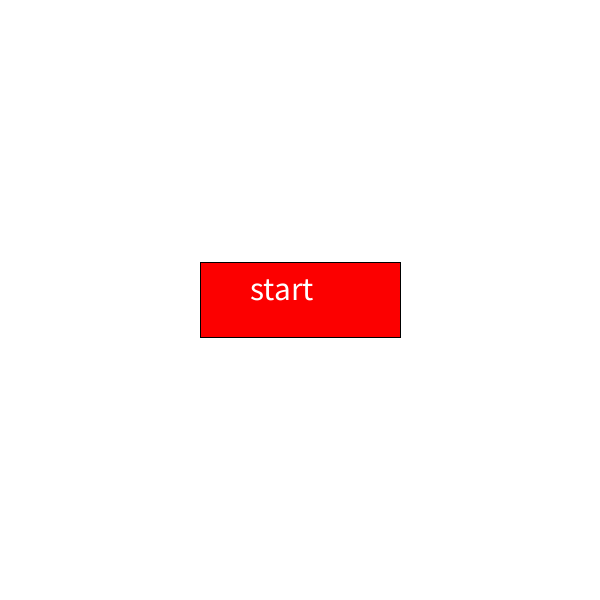
Frame 1 (no input)
Frame 60 (the mouse pressed at the canvas centre just before this capture): identical to frame 1, image omitted
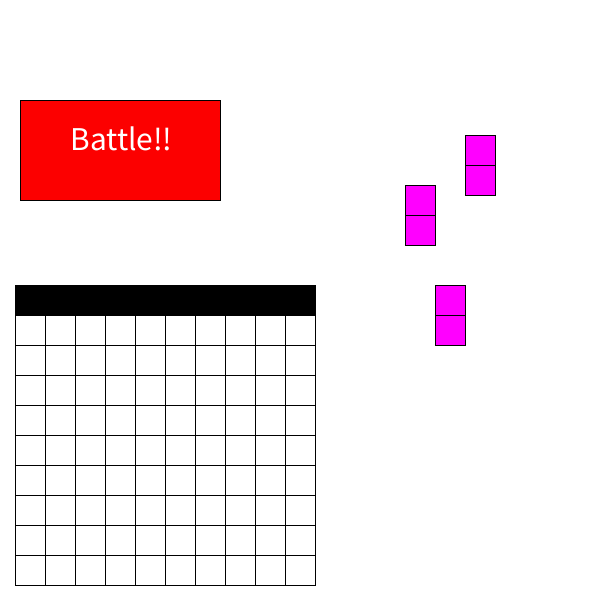
Frame 120 (the mouse held since frame 60 and released just before this capture)

The Processing sketch that drew these frames (run headless with seeded random() and noise(); from frame 60 on, the mouse is pressed at the canvas centre):

// Processing sketch: battle_ship_with_objects
// ── battle_ship_with_objects.pde
// Muhammad Ahmed
// November 14 2017
// Compsci 30 fall 2017
// 2d array
// extra for exp = objects : ) dont know how i lived without them.


int[][] theBoard, theEnemyBoard, theFinalBoard, theFinalEnemyBoard;

int rows, cols, state, lengthOfBoard, squareHeight, squareWidth, xChoice, yChoice, xAiChoice, yAiChoice;

boolean letTheGameBegin, playerTurn, playerWin, aiWin;

Ship ship1, ship2, ship3;

EnemyShip e1, e2, e3;

Button startButton, readyButton;

void setup() {
  size(600, 600);
  aiWin = true;
  playerWin = true;
  state = 0; // default being the start screen
  
  lengthOfBoard = 20;
  
  rows = lengthOfBoard;
  cols = lengthOfBoard;
 
  playerTurn = true;
  
  newObjects();// starting all my objects
  
  startBoardValues(); // these are setting up the board and values that go with it.
  
  assagineValues();
  

  
  


  
}

void draw() {
  background(255);

  if (state == 0) { // This is the start Menu code. 
    startButton.displayButton(width/2, height/2, 200, 75);
    startButton. isTheButtonBeingClicked(1);
    startButton.theText("start");
  }

  if (state == 1) { // ) where the ships are setup;
    displayBoard();

    readyButtonHandler(); // putting all my object code into functions. 
    theBoard = new int [cols*2][rows*2]; // refreshes the board every frame during prep per. 
    shipHandler();

    displayFinalShips(); // showing real time where all the ships are
  }

  if (state == 2) { // the main game code. including AI
    drawChangingBoard();  
    displayEnemyBoard();
    
    if(e1.amIGone() && e2.amIGone() && e3.amIGone()) {
      state = 3;
    }
    if(ship1.isHopeLost() && ship2.isHopeLost() && ship3.isHopeLost()) {
      state = 4;
    }
  }
  if(state == 3) {
    displayEnemyBoard();
    playerWonItScreen();
  
  }
  if(state == 4) {
    drawChangingBoard();
    theAiHasWonIt();
  }

}


////// starting all the values functions

void assagineValues() {
  ship1.assigneValues(width - width/4, height/2);
  ship2.assigneValues(width - width/4 + width/20, height/4);
  ship3.assigneValues(width - width/4 -  width/20, height /3);

  e1.assigment(int(random(2,10)),int(random(2,7)));
  e1.displayEnemyShip();
  
  e2.assigment(int(random(2,10)),int(random(2,7)));
  e2.displayEnemyShip();
  
  e3.assigment(int(random(2,10)),int(random(2,7)));
  e3.displayEnemyShip();
}


void newObjects() {
  ship1 = new Ship();
  ship2 = new Ship();
  ship3 = new Ship();

  startButton = new Button();
  readyButton = new Button();
  
  e1 =  new EnemyShip();
  e2 =  new EnemyShip();
  e3 =  new EnemyShip();
}
void readyButtonHandler() {
  readyButton.displayButton(0 + width/5, 0 + height/4, 200, 100);
  readyButton.isTheButtonBeingClicked(2);
  readyButton.theText("Battle!!");
}


void shipHandler() {
  ship1.displayShip();
  ship2.displayShip();
  ship3.displayShip();



  ship1.checkToSeeIfClicked();
  ship1.move();
  ship1.snap();

  ship2.checkToSeeIfClicked();
  ship2.move();
  ship2.snap();

  ship3.checkToSeeIfClicked();
  ship3.move();
  ship3.snap();
}


void startBoardValues() {
  theBoard = new int [cols*2][rows*2];
  theEnemyBoard = new int [cols*2] [rows*2];
  theFinalBoard = new int [cols*2][rows*2];
  squareWidth = width/lengthOfBoard;
  squareHeight =height/lengthOfBoard;
}


///////// all Code that concerns board drawing

void displayBoard() {
  for (int x = 1; x < cols+1-10; x++) {
    for (int y = rows/2; y < rows; y++) {
      
      if (y == lengthOfBoard/2) {
        fill(0);
      } else {
        fill(255);
      }
      rect(x*squareWidth, y*squareHeight, squareWidth, squareHeight);
    }
  }
}
void displayFinalShips() {
  for (int x = 1; x < cols; x++) {
    for (int y = 1; y < rows; y++) {
      if (theBoard[x][y] == 1) {
        fill(0);
        rect(x*squareWidth, y*squareHeight, squareWidth, squareHeight);
      }
    }
  }
}


///// playerHandler 

void drawChangingBoard() {
  for (int x = 1; x < cols+1-10; x++) {
    for (int y = rows/2; y < rows; y++) {
      if (y == lengthOfBoard/2) {
        fill(0);
      } else {
        fill(255);
      }
      if (theFinalBoard[x][y] == 1) {
        fill(0);
      }
      if (theFinalBoard[x][y] == 2) { // defines the ship being hit
        fill(255, 0, 0);
      }
      if (theFinalBoard[x][y] == 3) { // hitting an empty square
        fill(0, 0, 255);
      }

      rect(x*squareWidth, y*squareHeight, squareWidth, squareHeight);
    }
  }
}


void playerShots() {
  xChoice = int(mouseX/squareHeight);
  yChoice = int(mouseY /squareHeight) + 1;

  if (playerTurn && mousePressed) {

    if (xChoice < 11 && yChoice < rows/2) {
      if (theEnemyBoard[xChoice][yChoice] == 0) {
        theEnemyBoard[xChoice][yChoice] = 2; // if you are hitting the enemy ship
      
    } else if (theEnemyBoard[xChoice][yChoice] == 1) {
        theEnemyBoard[xChoice][yChoice] = 3;
      
    } else if (theEnemyBoard[xChoice][yChoice] == 2) {
        playerTurn = true;
      }
      playerTurn = false;
    }

    xChoice = int(mouseX - squareHeight/2);
    xChoice = int(mouseY - squareHeight/2);
    
    xChoice = int(xChoice/squareHeight) + 2;
    yChoice = int(yChoice /squareHeight);
  
  if (xChoice < 11 && yChoice < rows/2) {
        for (int x = 1; x < cols+1-10; x++) {
          for (int y = rows/2; y < rows; y++) {
            if(theEnemyBoard[xChoice][yChoice] == 0) {
              theEnemyBoard[xChoice][yChoice] = 2; // if you are hitting the enemy ship
            }
            else if(theEnemyBoard[xChoice][yChoice] == 1) {
              theEnemyBoard[xChoice][yChoice] = 2;
            }
            else if(theEnemyBoard[xChoice][yChoice] == 2) {
              playerTurn = true;
            }
            playerTurn = false;
      }
        }
      } 
  }
}


/// ai stuff 
void theAI() {
  if (playerTurn == false) {
    xAiChoice = int(random(1, 11));
    yAiChoice = int(random(11, 20));
    for (int x = 1; x < cols+1-10; x++) {
      for (int y = rows/2; y < rows; y++) {
        if (theFinalBoard[xAiChoice][yAiChoice] == 1) {
          theFinalBoard[xAiChoice][yAiChoice] = 2; // this is for hitting
        
      } else if (theFinalBoard[xAiChoice][yAiChoice] == 0) {
          theFinalBoard[xAiChoice][yAiChoice] = 3; // this is if it hits an empty scare
        
      } else if (theFinalBoard[xAiChoice][yAiChoice] == 2 || theFinalBoard[xAiChoice][yAiChoice] == 3) {
          playerTurn = false;
        
      }
        playerTurn = true;
      }
    }
  }
}

void displayEnemyBoard() {
  for (int x = 1; x < cols+1-10; x++) {
    for (int y = 1; y < rows/2; y++) {
      if (y == lengthOfBoard/2) {
        fill(0);
      } else {
        fill(255);  // this is the base color of blue for the enemy squares
      }
      if ( theEnemyBoard[x][y] == 1) {
        //fill(0);
      
      }
      if (theEnemyBoard[x][y] == 2) {
        fill(100, 100, 243);
      }
      if (theEnemyBoard[x][y] == 3) {
        fill(102,200,89);  
      
      }
      rect(x*squareWidth, y*squareHeight, squareWidth, squareHeight);
    }
  }
}

void theAiHasWonIt() {
  fill(0);
  textSize(32);
  text("the freedom alliance", 5, height/8);
  text("has failed, doomed we are", 5, height/5); 

}
    


void playerWonItScreen(){
  fill(0);
  textSize(32);
  text("Windows lost the game", 5, height/2 + 50);
  text("saved the world you have humm", 5, height/2 + 100); 


}

void mousePressed() {
  if (state == 2) {
    if (playerTurn) {
      playerShots();
    } else if (playerTurn == false) {
      theAI();
    }
  }
}


void keyPressed() {
  if (key == 'q') {
    playerTurn = false;
  }

}
// ── button.pde
class Button {
  float buttonX,buttonY,buttonHeight,buttonWidth; 
  boolean isButtonClicked;
  
  Button() {
    isButtonClicked = false;
  }
  void displayButton(int x, int y, int w,int h) {
    rectMode(CENTER);
    buttonX = x;
    buttonY = y;
    buttonHeight = h;
    buttonWidth = w;
    if (isButtonClicked) {
      fill(255,57,57);
    }
    else {
      fill(252,0,0);
    }
    rect(buttonX,buttonY,buttonWidth,buttonHeight);  
}
  void isTheButtonBeingClicked(int objState) {
    float halftheButtonSizeX =  buttonWidth/2;
    float halftheButtonSizeY = buttonHeight/2;
    if (mouseX > buttonX - halftheButtonSizeX && mouseX < buttonX - halftheButtonSizeX+ buttonWidth && mouseY > buttonY - halftheButtonSizeY && mouseY < buttonY - halftheButtonSizeY + buttonHeight) {
      isButtonClicked = true;
      if (mousePressed) {
        doTheAction(objState);
      }
    }
    else {
      isButtonClicked = false;
    }
  
  }

  void doTheAction(int stateVarNum) {
    state = stateVarNum;
    
  }

  void theText(String blank) {
    textSize(buttonWidth/6);
    fill(255);
    text(blank,buttonX - buttonWidth/4,buttonY);
  }





}
// ── enemyShip.pde
class EnemyShip {
  int xCord, yCord, placeForSecondXcord, placeForSecondYcord;

  EnemyShip() {
    xCord = 2;
    yCord = 3;
    placeForSecondXcord = 1;
    placeForSecondYcord = 0;
  }

  void assigment(int x, int y) {
    xCord = x;
    yCord = y;
    placeForSecondXcord = x;
    placeForSecondYcord = y + 1;
  }

  void displayEnemyShip() {
    theEnemyBoard[xCord][yCord] = 1;
    theEnemyBoard[placeForSecondXcord][placeForSecondYcord] = 1;
  }
  boolean amIGone() {
    if(theEnemyBoard[xCord][yCord] != 1 && theEnemyBoard[placeForSecondXcord][placeForSecondYcord] != 1) {
      return true;
    }
    else {
      return false;
    }
  }
}
// ── friendlyship.pde
// to snap make sure, that you divid your shipx by the size of the square. then snap the x cord of the ship that the closest in the array value. 

class Ship {
  // data 
  float x, y, placeForOtherSqaureX, halfSize, placeForOtherSqaureY;
  float sizeOfSide, thevalueOfXDq, thevalueOfYSq;
  boolean shipMoving, isMovingAllowed; 
  int shipXcord, shipYcord;

  Ship() {
    sizeOfSide = width/20;
    //x = random(width/2, width);
    //y = 0 + 100;
    halfSize = sizeOfSide/2;

    shipMoving = false;
    isMovingAllowed = true;
  }

  void assigneValues(int w, int t) {
    x = w;
    y = t;
    placeForOtherSqaureX = x;
    placeForOtherSqaureY = y + sizeOfSide;
  
  }


  void displayShip() {

    fill(255, 0, 255);
    rectMode(CENTER);
    rect(x, y, sizeOfSide, sizeOfSide);
    rect(placeForOtherSqaureX, placeForOtherSqaureY, sizeOfSide, sizeOfSide);
    
  }
  void checkToSeeIfClicked() {
    if ((mouseY > y - halfSize && mouseY < y- halfSize + sizeOfSide*2) && (mouseX > x- halfSize && mouseX < x - halfSize + sizeOfSide )) { 
      if (mousePressed && (mouseButton == LEFT) && isMovingAllowed) {
        shipMoving = true;
      } else {
        shipMoving = false;
      }
    }
  }
  void move() { 
    if (shipMoving) {  
      x = mouseX;
      y = mouseY;
      placeForOtherSqaureX = mouseX;
      placeForOtherSqaureY = mouseY + sizeOfSide;
    }
  }

  void snap() {

    shipXcord = int(x - sizeOfSide/2);
    shipYcord = int(y - sizeOfSide/2);
    
    if (x < width/2   &&   y > height/2 + sizeOfSide  && x > sizeOfSide) { // this is the location of the grid that you place the ships on. 
      // calculating exactly where the ships are on the screen
      shipXcord = int(shipXcord/sizeOfSide) + 2;
      shipYcord = int(shipYcord / sizeOfSide);
      
      
      // setting the ships to the array MAIN SNAP CODE
      theBoard[shipXcord-1][shipYcord+1] = 1;
      theBoard[shipXcord-1][shipYcord+2] = 1;
      
      //this keep tracks of the final board that will be used in the game. 
      theFinalBoard[shipXcord-1][shipYcord+1] = 1;
      theFinalBoard[shipXcord-1][shipYcord+2] = 1;

      // this part of the code ensure that only the final localtion of the ship appears on screen. not the all the squares that were used to drag it there.
      for (int w = 0; w < cols; w ++) { // x
        for (int t = 0; t <rows; t++) { // y
          if (theFinalBoard[w][t] == theBoard[w][t]) {
            theFinalBoard[w][t] = theBoard[w][t];
          } else {
            theFinalBoard[w][t] = theBoard[w][t];
          }
        }
      }
    }
  }
  boolean isHopeLost() {
    if (theFinalBoard[shipXcord-1][shipYcord+1] != 1 && theFinalBoard[shipXcord-1][shipYcord+2] != 1) {
      return true;
    
    }
    else {
      return false;
    
    }
  
  }






}
